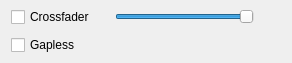
<?xml version="1.0" encoding="UTF-8"?>
<ui version="4.0">
 <class>GUI_Crossfader</class>
 <widget class="QWidget" name="GUI_Crossfader">
  <property name="geometry">
   <rect>
    <x>0</x>
    <y>0</y>
    <width>292</width>
    <height>63</height>
   </rect>
  </property>
  <layout class="QGridLayout" name="grid_layout">
   <property name="topMargin">
    <number>5</number>
   </property>
   <property name="bottomMargin">
    <number>5</number>
   </property>
   <property name="horizontalSpacing">
    <number>20</number>
   </property>
   <item row="0" column="2">
    <widget class="QLabel" name="lab_crossfader">
     <property name="text">
      <string notr="true"/>
     </property>
     <property name="alignment">
      <set>Qt::AlignRight|Qt::AlignTrailing|Qt::AlignVCenter</set>
     </property>
    </widget>
   </item>
   <item row="0" column="0">
    <widget class="QCheckBox" name="cb_crossfader">
     <property name="text">
      <string notr="true">Crossfader</string>
     </property>
    </widget>
   </item>
   <item row="0" column="1">
    <widget class="Gui::Slider" name="sli_crossfader">
     <property name="minimum">
      <number>500</number>
     </property>
     <property name="maximum">
      <number>5000</number>
     </property>
     <property name="singleStep">
      <number>100</number>
     </property>
     <property name="pageStep">
      <number>1000</number>
     </property>
     <property name="value">
      <number>5000</number>
     </property>
     <property name="sliderPosition">
      <number>5000</number>
     </property>
     <property name="orientation">
      <enum>Qt::Horizontal</enum>
     </property>
    </widget>
   </item>
   <item row="1" column="0" colspan="3">
    <widget class="QCheckBox" name="cb_gapless">
     <property name="text">
      <string notr="true">Gapless</string>
     </property>
    </widget>
   </item>
  </layout>
 </widget>
 <customwidgets>
  <customwidget>
   <class>Gui::Slider</class>
   <extends>QSlider</extends>
   <header>GUI/Utils/Widgets/Slider.h</header>
  </customwidget>
 </customwidgets>
 <resources/>
 <connections/>
</ui>
